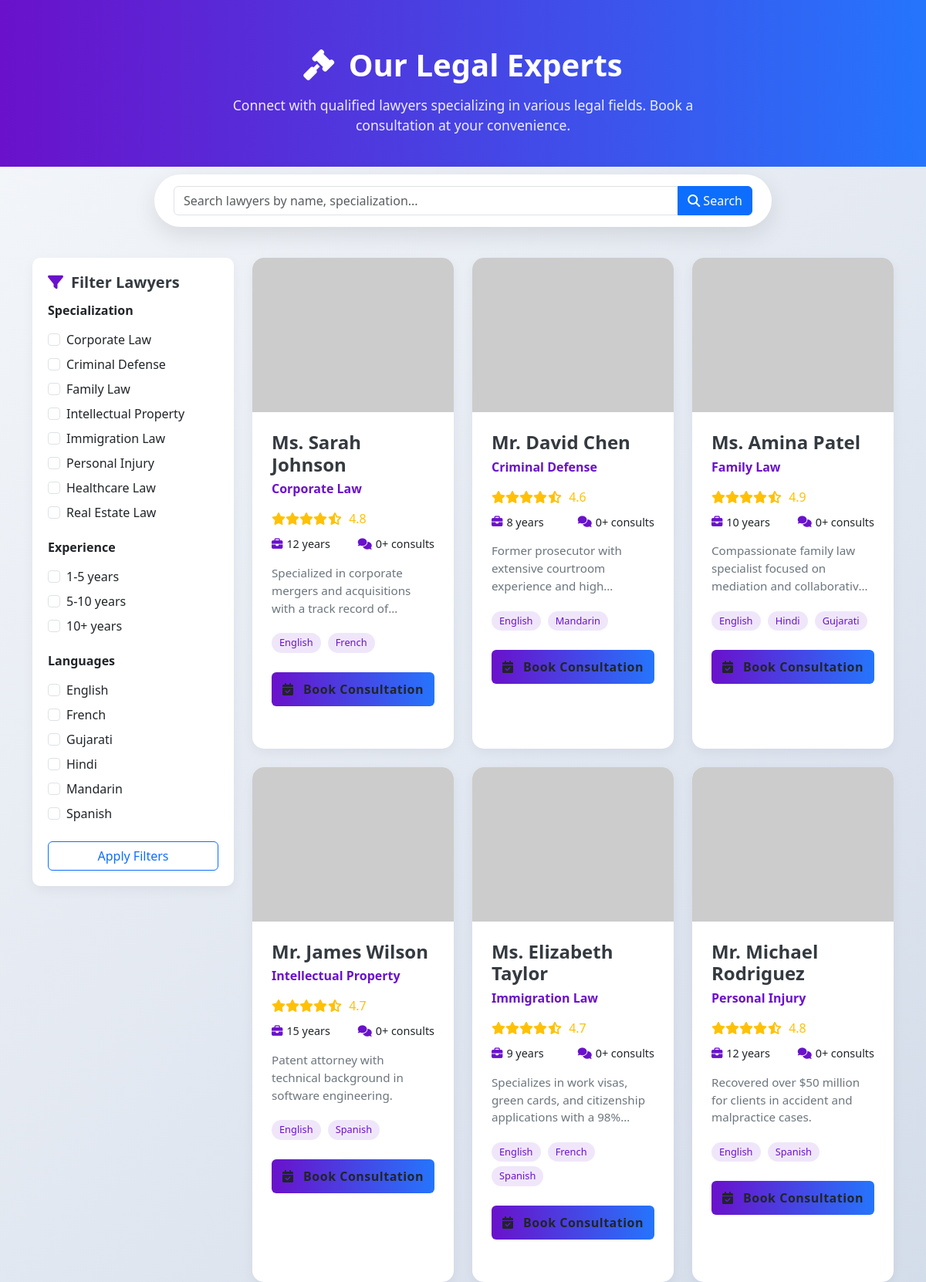
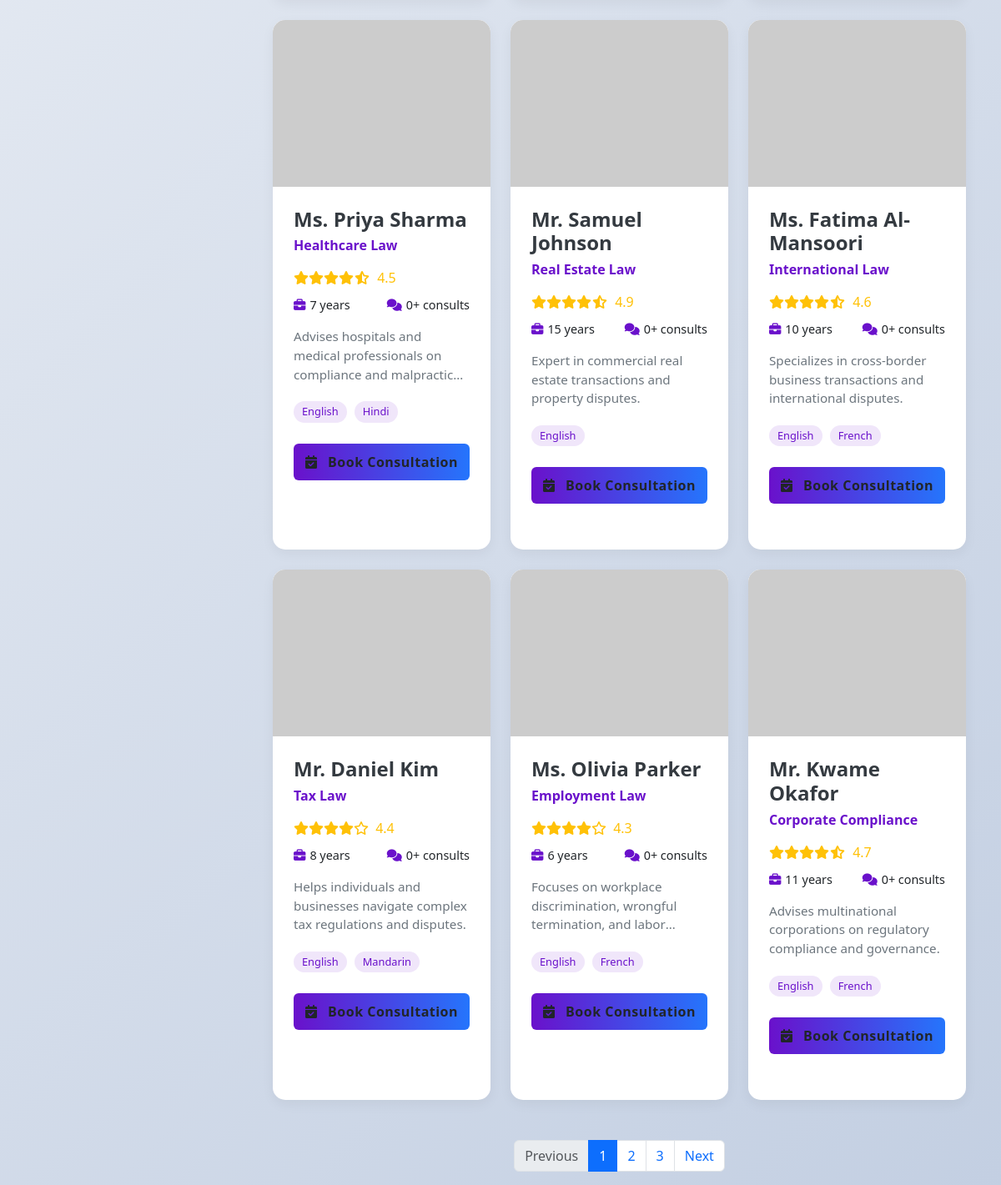
Screenshot of /findlawyer.php with the database file from the repository (2 pictures, top to bottom).
### tables this page shows
CREATE TABLE `languages` (
  `id` int(11) NOT NULL,
  `name` varchar(50) NOT NULL
);

CREATE TABLE `lawyers` (
  `id` int(11) NOT NULL,
  `name` varchar(100) NOT NULL,
  `specialization` varchar(100) NOT NULL,
  `experience` varchar(50) NOT NULL,
  `rating` decimal(2,1) NOT NULL,
  `image` varchar(255) NOT NULL,
  `bio` text NOT NULL,
  `created_at` timestamp NOT NULL DEFAULT current_timestamp(),
  `updated_at` timestamp NOT NULL DEFAULT current_timestamp() ON UPDATE current_timestamp()
);

### findlawyer.php (the view, shortened to what this page needs)
<?php
$searchTerm = $_GET['search'] ?? '';
$specializations = $_GET['specialization'] ?? [];
$experienceLevels = $_GET['experience'] ?? [];
$languages = $_GET['language'] ?? [];
try {
    $pdo = new PDO("mysql:host=".DB_HOST.";dbname=".DB_NAME, DB_USER, DB_PASS);
    $pdo->setAttribute(PDO::ATTR_ERRMODE, PDO::ERRMODE_EXCEPTION);
    $sql = "SELECT l.*, GROUP_CONCAT(ln.name SEPARATOR ',') as languages
            FROM lawyers l
            LEFT JOIN lawyer_languages ll ON l.id = ll.lawyer_id
            LEFT JOIN languages ln ON ll.language_id = ln.id";
    $params = [];
    $sql .= " GROUP BY l.id";
    $stmt = $pdo->prepare($sql);
    $stmt->execute($params);
    $lawyers = [];
    while ($row = $stmt->fetch(PDO::FETCH_ASSOC)) {
        $lawyers[] = [
            'id' => $row['id'],
            'name' => $row['name'],
            'specialization' => $row['specialization'],
            'experience' => $row['experience'],
            'rating' => $row['rating'],
            'languages' => !empty($row['languages']) ? explode(',', $row['languages']) : [],
            'image' => $row['image'],
            'bio' => $row['bio']
        ];
    }
} catch (PDOException $e) {
    error_log("Database error: " . $e->getMessage());
    $lawyers = [];
}
?>
<!DOCTYPE html>
<html lang="en">
<head>
    <link href="https://cdn.jsdelivr.net/npm/bootstrap@5.3.0/dist/css/bootstrap.min.css" rel="stylesheet">
    <link rel="stylesheet" href="https://cdnjs.cloudflare.com/ajax/libs/font-awesome/6.4.0/css/all.min.css">
</head>
<body>
    <header class="lawyers-header">
        <div class="container">
            <h1><i class="fas fa-gavel me-2"></i> Our Legal Experts</h1>
            <p>Connect with qualified lawyers specializing in various legal fields. Book a consultation at your convenience.</p>
        </div>
    </header>
    <div class="container">
        <div class="search-container">
            <div class="search-box">
                <form method="GET" action="">
                    <div class="input-group">
                        <input type="text" class="form-control" name="search" placeholder="Search lawyers by name, specialization..."
                            value="<?php echo htmlspecialchars($searchTerm); ?>">
                        <button class="btn btn-primary" type="submit"><i class="fas fa-search"></i> Search</button>
                    </div>
                </form>
            </div>
        </div>
        <div class="row">
            <div class="col-lg-3">
                <div class="filter-section">
                    <form method="GET" action="">
                        <h5 class="filter-title"><i class="fas fa-filter"></i> Filter Lawyers</h5>
                        <div class="mb-4">
                            <h6 class="fw-bold mb-3">Specialization</h6>
                            <?php
                            $allSpecializations = ['Corporate Law', 'Criminal Defense', 'Family Law', 'Intellectual Property',
                                                'Immigration Law', 'Personal Injury', 'Healthcare Law', 'Real Estate Law'];
                            foreach ($allSpecializations as $spec): ?>
                                <div class="form-check mb-2">
                                    <input class="form-check-input" type="checkbox" name="specialization[]"
                                        id="spec-<?php echo preg_replace('/\s+/', '-', strtolower($spec)); ?>"
                                        value="<?php echo htmlspecialchars($spec); ?>"
                                        <?php if (in_array($spec, $specializations)) echo 'checked'; ?>>
                                    <label class="form-check-label" for="spec-<?php echo preg_replace('/\s+/', '-', strtolower($spec)); ?>">
                                        <?php echo htmlspecialchars($spec); ?>
                                    </label>
                                </div>
                            <?php endforeach; ?>
                        </div>
                        <div class="mb-4">
                            <h6 class="fw-bold mb-3">Experience</h6>
                            <div class="form-check mb-2">
                                <input class="form-check-input" type="checkbox" name="experience[]" id="expJunior"
                                    value="junior" <?php if (in_array('junior', $experienceLevels)) echo 'checked'; ?>>
                                <label class="form-check-label" for="expJunior">1-5 years</label>
                            </div>
                            <div class="form-check mb-2">
                                <input class="form-check-input" type="checkbox" name="experience[]" id="expMid"
                                    value="mid" <?php if (in_array('mid', $experienceLevels)) echo 'checked'; ?>>
                                <label class="form-check-label" for="expMid">5-10 years</label>
                            </div>
                            <div class="form-check mb-2">
                                <input class="form-check-input" type="checkbox" name="experience[]" id="expSenior"
                                    value="senior" <?php if (in_array('senior', $experienceLevels)) echo 'checked'; ?>>
                                <label class="form-check-label" for="expSenior">10+ years</label>
                            </div>
                        </div>
                        <div class="mb-4">
                            <h6 class="fw-bold mb-3">Languages</h6>
                            <?php
                            $langStmt = $pdo->query("SELECT * FROM languages");
                            $allLanguages = $langStmt->fetchAll(PDO::FETCH_ASSOC);
                            foreach ($allLanguages as $lang): ?>
                                <div class="form-check mb-2">
                                    <input class="form-check-input" type="checkbox" name="language[]"
                                        id="lang-<?php echo htmlspecialchars($lang['id']); ?>"
                                        value="<?php echo htmlspecialchars($lang['name']); ?>"
                                        <?php if (in_array($lang['name'], $languages)) echo 'checked'; ?>>
                                    <label class="form-check-label" for="lang-<?php echo htmlspecialchars($lang['id']); ?>">
                                        <?php echo htmlspecialchars($lang['name']); ?>
                                    </label>
                                </div>
                            <?php endforeach; ?>
                        </div>
                        <button type="submit" class="btn btn-outline-primary w-100">Apply Filters</button>
                    </form>
                </div>
            </div>
            <div class="col-lg-9">
                <div class="row">
                    <?php if (count($lawyers) > 0): ?>
                        <?php foreach ($lawyers as $lawyer): ?>
                            <div class="col-md-6 col-lg-4 mb-4">
                                <div class="lawyer-card">
                                    <div class="lawyer-image">
                                        <img src="<?php echo htmlspecialchars($lawyer['image']); ?>" alt="<?php echo htmlspecialchars($lawyer['name']); ?>">
                                    </div>
                                    <div class="lawyer-details">
                                        <h4 class="lawyer-name"><?php echo htmlspecialchars($lawyer['name']); ?></h4>
                                        <span class="lawyer-specialization"><?php echo htmlspecialchars($lawyer['specialization']); ?></span>
                                        <div class="lawyer-rating">
                                            <?php
                                            $fullStars = floor($lawyer['rating']);
                                            $halfStar = ($lawyer['rating'] - $fullStars) >= 0.5;
                                            $emptyStars = 5 - $fullStars - ($halfStar ? 1 : 0);
                                            for ($i = 0; $i < $fullStars; $i++) {
                                                echo '<i class="fas fa-star"></i>';
                                            }
                                            if ($halfStar) {
                                                echo '<i class="fas fa-star-half-alt"></i>';
                                            }
                                            for ($i = 0; $i < $emptyStars; $i++) {
                                                echo '<i class="far fa-star"></i>';
                                            }
                                            ?>
                                            <span class="ms-1"><?php echo htmlspecialchars($lawyer['rating']); ?></span>
                                        </div>
                                        <div class="lawyer-meta">
                                            <span><i class="fas fa-briefcase"></i> <?php echo htmlspecialchars($lawyer['experience']); ?></span>
                                            <span><i class="fas fa-comments"></i> <?php echo htmlspecialchars($lawyer['consult_count'] ?? 0); ?>+ consults</span>
                                        </div>
                                        <p class="lawyer-bio"><?php echo htmlspecialchars($lawyer['bio']); ?></p>
                                        <div class="lawyer-languages">
                                            <?php foreach ($lawyer['languages'] as $language): ?>
                                                <span class="language-badge"><?php echo htmlspecialchars($language); ?></span>
                                            <?php endforeach; ?>
                                        </div>
                                        <a href="appointment.php?lawyer_id=<?php echo htmlspecialchars($lawyer['id']); ?>" class="btn btn-book">
                                            <i class="fas fa-calendar-check me-2"></i> Book Consultation
                                        </a>
                                    </div>
                                </div>
                            </div>
                        <?php endforeach; ?>
                    <?php endif; ?>
                </div>
                <nav aria-label="Lawyers pagination" class="mt-4">
                    <ul class="pagination justify-content-center">
                        <li class="page-item disabled">
                            <a class="page-link" href="#" tabindex="-1" aria-disabled="true">Previous</a>
                        </li>
                        <li class="page-item active"><a class="page-link" href="#">1</a></li>
                        <li class="page-item"><a class="page-link" href="#">2</a></li>
                        <li class="page-item"><a class="page-link" href="#">3</a></li>
                        <li class="page-item">
                            <a class="page-link" href="#">Next</a>
                        </li>
                    </ul>
                </nav>
            </div>
        </div>
    </div>
</body>
</html>

### findlawyer.php (style rules this page uses)
:root { --primary-color: #6a11cb; --secondary-color: #2575fc; --accent-color: #ff6b6b; --light-color: #f8f9fa; --dark-color: #343a40; }
body { background: linear-gradient(135deg, #f5f7fa 0%, #c3cfe2 100%); font-family: 'Segoe UI', Tahoma, Geneva, Verdana, sans-serif; }
.lawyers-header { background: linear-gradient(to right, var(--primary-color), var(--secondary-color)); color: white; padding: 60px 0 40px; margin-bottom: 40px; text-align: center; }
.lawyers-header h1 { font-weight: 700; margin-bottom: 15px; }
.lawyers-header p { opacity: 0.9; font-size: 1.1rem; max-width: 700px; margin: 0 auto; }
.search-container { max-width: 800px; margin: -30px auto 40px; position: relative; z-index: 10; }
.search-box { background: white; border-radius: 50px; padding: 15px 25px; box-shadow: 0 10px 30px rgba(0, 0, 0, 0.1); }
.lawyer-card { background: white; border-radius: 15px; box-shadow: 0 5px 15px rgba(0, 0, 0, 0.05); overflow: hidden; margin-bottom: 30px; transition: all 0.3s; height: 100%; }
.lawyer-image { height: 200px; overflow: hidden; display: flex; align-items: center; justify-content: center; background-color: #f5f5f5; }
.lawyer-image img { width: 100%; height: 100%; object-fit: cover; }
.lawyer-details { padding: 25px; }
.lawyer-name { font-weight: 700; color: var(--dark-color); margin-bottom: 5px; }
.lawyer-specialization { color: var(--primary-color); font-weight: 600; margin-bottom: 15px; display: block; }
.lawyer-rating { color: #ffc107; margin-bottom: 10px; }
.lawyer-meta { display: flex; justify-content: space-between; margin-bottom: 15px; font-size: 0.9rem; }
.lawyer-meta span { display: flex; align-items: center; }
.lawyer-meta i { margin-right: 5px; color: var(--primary-color); }
.lawyer-bio { color: #6c757d; font-size: 0.95rem; margin-bottom: 20px; display: -webkit-box; -webkit-line-clamp: 3; -webkit-box-orient: vertical; overflow: hidden; text-overflow: ellipsis; display: -moz-box; -moz-line-clamp: 3; -moz-box-orient: vertical; display: box; line-clamp: 3; box-orient: vertical; }
.lawyer-languages { margin-bottom: 20px; }
.language-badge { display: inline-block; background-color: rgba(106, 17, 203, 0.1); color: var(--primary-color); padding: 3px 10px; border-radius: 50px; font-size: 0.8rem; margin-right: 5px; margin-bottom: 5px; }
.btn-book { background: linear-gradient(to right, var(--primary-color), var(--secondary-color)); border: none; width: 100%; padding: 10px; font-weight: 600; letter-spacing: 0.5px; transition: all 0.3s; }
.filter-section { background: white; border-radius: 10px; padding: 20px; margin-bottom: 30px; box-shadow: 0 5px 15px rgba(0, 0, 0, 0.05); }
.filter-title { font-weight: 600; color: var(--dark-color); margin-bottom: 15px; display: flex; align-items: center; }
.filter-title i { margin-right: 10px; color: var(--primary-color); }
.form-check-label { cursor: pointer; }

### rows the page displays
languages: name "English"
languages: name "French"
languages: name "Gujarati"
languages: name "Hindi"
languages: name "Mandarin"
languages: name "Spanish"
lawyers: name "Ms. Sarah Johnson", specialization "Corporate Law", rating "4.8", experience "12 years", consult_count "0", bio "Specialized in corporate mergers and acquisitions with a track record…", language "English", language "French"
lawyers: name "Mr. David Chen", specialization "Criminal Defense", rating "4.6", experience "8 years", consult_count "0", bio "Former prosecutor with extensive courtroom experience and…", language "English", language "Mandarin"
lawyers: name "Ms. Amina Patel", specialization "Family Law", rating "4.9", experience "10 years", consult_count "0", bio "Compassionate family law specialist focused on mediation and…", language "English", language "Hindi", language "Gujarati"
lawyers: name "Mr. James Wilson", specialization "Intellectual Property", rating "4.7", experience "15 years", consult_count "0", bio "Patent attorney with technical background in software engineering.", language "English", language "Spanish"
lawyers: name "Ms. Elizabeth Taylor", specialization "Immigration Law", rating "4.7", experience "9 years", consult_count "0", bio "Specializes in work visas, green cards, and citizenship applications with a…", language "English", language "French", language "Spanish"
lawyers: name "Mr. Michael Rodriguez", specialization "Personal Injury", rating "4.8", experience "12 years", consult_count "0", bio "Recovered over $50 million for clients in accident and malpractice cases.", language "English", language "Spanish"
lawyers: name "Ms. Priya Sharma", specialization "Healthcare Law", rating "4.5", experience "7 years", consult_count "0", bio "Advises hospitals and medical professionals on compliance and…", language "English", language "Hindi"
lawyers: name "Mr. Samuel Johnson", specialization "Real Estate Law", rating "4.9", experience "15 years", consult_count "0", bio "Expert in commercial real estate transactions and property disputes.", language "English"
lawyers: name "Ms. Fatima Al-Mansoori", specialization "International Law", rating "4.6", experience "10 years", consult_count "0", bio "Specializes in cross-border business transactions and international disputes.", language "English", language "French"
lawyers: name "Mr. Daniel Kim", specialization "Tax Law", rating "4.4", experience "8 years", consult_count "0", bio "Helps individuals and businesses navigate complex tax regulations and disputes.", language "English", language "Mandarin"
lawyers: name "Ms. Olivia Parker", specialization "Employment Law", rating "4.3", experience "6 years", consult_count "0", bio "Focuses on workplace discrimination, wrongful termination, and…", language "English", language "French"
lawyers: name "Mr. Kwame Okafor", specialization "Corporate Compliance", rating "4.7", experience "11 years", consult_count "0", bio "Advises multinational corporations on regulatory compliance and governance.", language "English", language "French"

### other values shown
$spec "Corporate Law"
$spec "Criminal Defense"
$spec "Family Law"
$spec "Intellectual Property"
$spec "Immigration Law"
$spec "Personal Injury"
$spec "Healthcare Law"
$spec "Real Estate Law"
